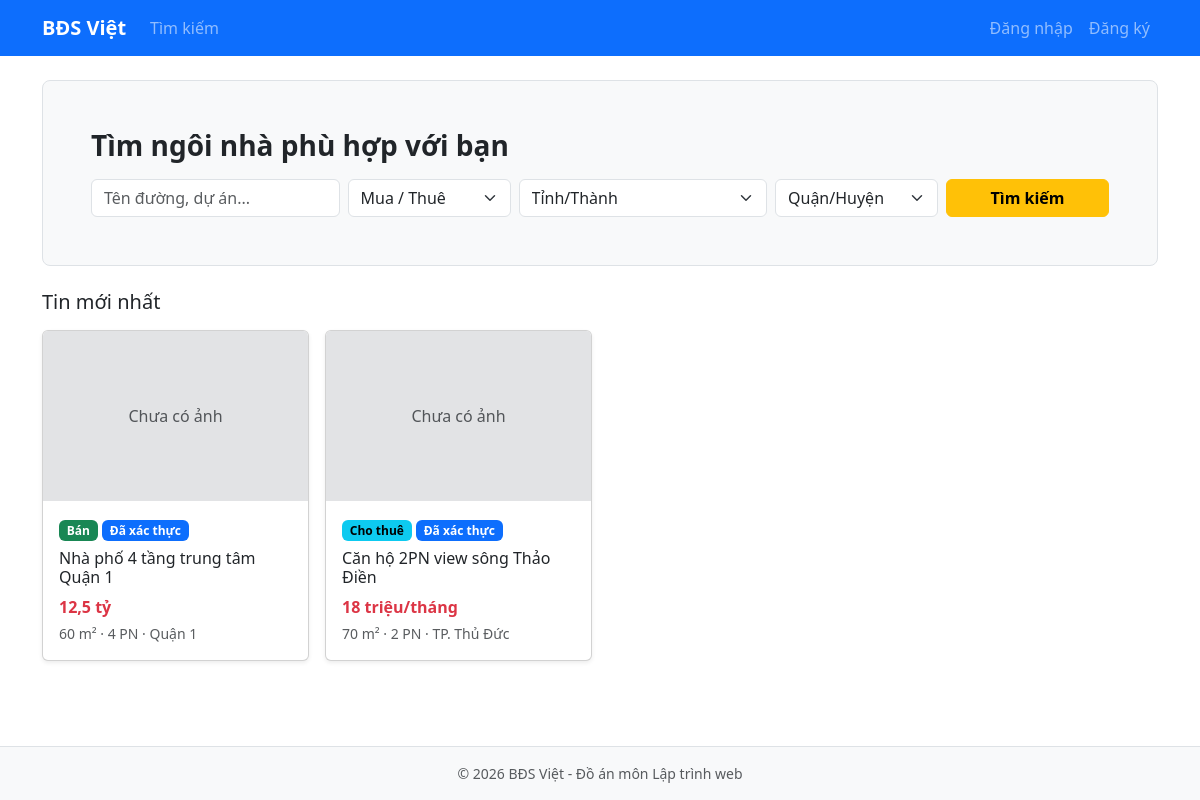
The page / on the database its author committed.
### tables this page shows
CREATE TABLE properties (
  id             INT UNSIGNED PRIMARY KEY AUTO_INCREMENT,
  user_id        INT UNSIGNED NOT NULL,                  
  type_id        INT UNSIGNED NOT NULL,
  ward_id        INT UNSIGNED NOT NULL,
  title          VARCHAR(200) NOT NULL,
  description    TEXT,
  listing_type   ENUM('sale','rent') NOT NULL,
  price          DECIMAL(18,2) NOT NULL,
  deposit        DECIMAL(18,2) NULL,                     
  area           FLOAT NOT NULL,                         
  bedrooms       TINYINT UNSIGNED NOT NULL DEFAULT 0,
  bathrooms      TINYINT UNSIGNED NOT NULL DEFAULT 0,
  direction      VARCHAR(30),
  legal_status   VARCHAR(100),                           
  furniture      ENUM('none','basic','full') NULL,       
  pets_allowed   TINYINT(1) NOT NULL DEFAULT 0,
  address_detail VARCHAR(200),
  latitude       DECIMAL(10,7) NULL,
  longitude      DECIMAL(10,7) NULL,
  status         ENUM('pending','approved','rejected','hidden','closed') NOT NULL DEFAULT 'pending',
  reject_reason  VARCHAR(255) NULL,
  is_verified    TINYINT(1) NOT NULL DEFAULT 0,          
  views          INT UNSIGNED NOT NULL DEFAULT 0,
  created_at     DATETIME NOT NULL DEFAULT CURRENT_TIMESTAMP,
  updated_at     DATETIME NOT NULL DEFAULT CURRENT_TIMESTAMP ON UPDATE CURRENT_TIMESTAMP,
  CONSTRAINT fk_prop_user FOREIGN KEY (user_id) REFERENCES users(id),
  CONSTRAINT fk_prop_type FOREIGN KEY (type_id) REFERENCES property_types(id),
  CONSTRAINT fk_prop_ward FOREIGN KEY (ward_id) REFERENCES wards(id),
  INDEX idx_prop_search (status, listing_type, price),
  INDEX idx_prop_created (created_at)
);

CREATE TABLE districts (
  id          INT UNSIGNED PRIMARY KEY AUTO_INCREMENT,
  province_id INT UNSIGNED NOT NULL,
  name        VARCHAR(100) NOT NULL,
  CONSTRAINT fk_districts_province FOREIGN KEY (province_id) REFERENCES provinces(id) ON DELETE CASCADE
);

### app/core/Controller.php (called while the page is built, shortened)
<?php
abstract class Controller
{
    protected function view(string $view, array $data = [], string $layout = 'layouts/main'): void
    {
        extract($data);
        require APP . "/views/$view.php";
        $content = ob_get_clean();
        require APP . "/views/$layout.php";
    }
}

### app/controllers/HomeController.php (called while the page is built)
<?php
class HomeController extends Controller
{
    public function index(): void
    {
        $this->view('home/index', [
            'title'      => 'Trang chủ',
            'properties' => (new Property())->latest(8),
            'provinces'  => (new Location())->provinces(),
        ]);
    }
}

### app/core/App.php (called while the page is built, shortened)
<?php
class App
{
    public function run(): void
    {
        $segments = array_values(array_filter(explode('/', trim($_GET['url'] ?? '', '/')), 'strlen'));
        $action = $segments[1] ?? 'index';
        $params = array_slice($segments, 2);
        $controller = new $class();
        $method = str_replace(' ', '', lcfirst(ucwords(str_replace('-', ' ', $action))));
        try {
            $controller->$method(...$params);
        } catch (ArgumentCountError $e) {
            $this->notFound();
        }
    }
}

### public/index.php (called while the page is built, shortened)
<?php
spl_autoload_register(function (string $class): void {
    foreach (['core', 'models', 'controllers', 'controllers/admin', 'helpers'] as $dir) {
        $file = APP . "/$dir/$class.php";
        if (is_file($file)) { require $file; return; }
    }
});
require APP . '/helpers/functions.php';
(new App())->run();

### app/helpers/functions.php (called while the page is built, shortened)
<?php
function config(string $key, $default = null)
{
    $value = $GLOBALS['config'];
    foreach (explode('.', $key) as $part) {
        $value = $value[$part];
    }
    return $value;
}
function base_url(string $path = ''): string
{
    $base = config('base_url');
    if ($base === '' || $base === null) {
        $base = rtrim(str_replace('\\', '/', dirname($_SERVER['SCRIPT_NAME'])), '/');
    }
    return $base . '/' . ltrim($path, '/');
}
function e($value): string { return htmlspecialchars((string)$value, ENT_QUOTES, 'UTF-8'); }
function format_price($price): string
{
    $p = (float)$price;
    if ($p >= 1e9) return rtrim(rtrim(number_format($p / 1e9, 2, ',', '.'), '0'), ',') . ' tỷ';
    if ($p >= 1e6) return rtrim(rtrim(number_format($p / 1e6, 1, ',', '.'), '0'), ',') . ' triệu';
    return number_format($p, 0, ',', '.') . ' đ';
}

### app/core/Model.php (called while the page is built, shortened)
<?php
abstract class Model
{
    protected PDO $db;
    public function __construct() { $this->db = Database::connection(); }
    protected function call(string $procedure, array $args = []): array
    {
        $marks = implode(',', array_fill(0, count($args), '?'));
        $stmt = $this->db->prepare("CALL $procedure($marks)");
        $stmt->execute(array_values($args));
        $rows = $stmt->fetchAll();
        return $rows;
    }
}

### app/core/Database.php (called while the page is built)
<?php
class Database
{
    private static ?PDO $pdo = null;
    public static function connection(): PDO
    {
        if (self::$pdo === null) {
            $c = config('db');
            $dsn = "mysql:host={$c['host']};port={$c['port']};dbname={$c['name']};charset={$c['charset']}";
            self::$pdo = new PDO($dsn, $c['user'], $c['pass'], [
                PDO::ATTR_ERRMODE            => PDO::ERRMODE_EXCEPTION,
                PDO::ATTR_DEFAULT_FETCH_MODE => PDO::FETCH_ASSOC,
                PDO::ATTR_EMULATE_PREPARES   => false,
            ]);
        }
        return self::$pdo;
    }
}

### app/models/Property.php (called while the page is built, shortened)
<?php
class Property extends Model
{
    public function latest(int $limit = 8): array
    {
        if (config('use_routines')) return $this->call('sp_latest_properties', [$limit]);
        return $this->query(self::LIST_SQL . ' ORDER BY p.created_at DESC, p.id DESC LIMIT ' . (int)$limit)->fetchAll();
    }
}

### app/core/Auth.php (called while the page is built, shortened)
<?php
class Auth
{
    public static function user(): ?array { return $_SESSION['user'] ?? null; }
}

### app/views/partials/property_card.php (the view, shortened to what this page needs)
<div class="col-sm-6 col-lg-3">
  <div class="card h-100 shadow-sm property-card">
    <?php if (!empty($p['cover_url'])): ?>
      <img src="<?= e(base_url($p['cover_url'])) ?>" class="card-img-top" alt="<?= e($p['title']) ?>">
    <?php else: ?>
      <div class="card-img-top bg-secondary-subtle d-flex align-items-center justify-content-center text-muted">Chưa có ảnh</div>
    <?php endif; ?>
    <div class="card-body">
      <span class="badge <?= $p['listing_type'] === 'rent' ? 'text-bg-info' : 'text-bg-success' ?>"><?= $p['listing_type'] === 'rent' ? 'Cho thuê' : 'Bán' ?></span>
      <?php if ($p['is_verified']): ?><span class="badge text-bg-primary">Đã xác thực</span><?php endif; ?>
      <h6 class="card-title mt-2"><a class="text-decoration-none text-dark" href="<?= e(base_url('property/detail/' . $p['id'])) ?>"><?= e($p['title']) ?></a></h6>
      <p class="text-danger fw-bold mb-1"><?= e(format_price($p['price'])) ?><?= $p['listing_type'] === 'rent' ? '/tháng' : '' ?></p>
      <p class="small text-muted mb-0"><?= e($p['area']) ?> m² · <?= (int)$p['bedrooms'] ?> PN · <?= e($p['district_name']) ?></p>
    </div>
  </div>
</div>

### app/views/home/index.php
<section class="p-4 p-md-5 mb-4 bg-light rounded-3 border">
  <h1 class="h3 fw-bold mb-3">Tìm ngôi nhà phù hợp với bạn</h1>
  <?php require APP . '/views/partials/search_form.php'; ?>
</section>
<h2 class="h5 mb-3">Tin mới nhất</h2>
<?php if (!$properties): ?>
  <p class="text-muted">Chưa có tin đăng nào được duyệt.</p>
<?php else: ?>
  <div class="row g-3">
    <?php foreach ($properties as $p) require APP . '/views/partials/property_card.php'; ?>
  </div>
<?php endif; ?>

### app/views/partials/search_form.php (shortened to what this page needs)
<?php  $filters = $filters ?? []; ?>
<form class="row g-2" method="get" action="<?= e(base_url('property/search')) ?>">
  <div class="col-md-3"><input type="text" name="keyword" class="form-control" placeholder="Tên đường, dự án..." value="<?= e($filters['keyword'] ?? '') ?>"></div>
  <div class="col-md-2">
    <select name="listing_type" class="form-select">
      <option value="">Mua / Thuê</option>
    </select>
  </div>
  <div class="col-md-3">
    <select id="province" class="form-select" data-target="#district">
      <option value="">Tỉnh/Thành</option>
    </select>
  </div>
  <div class="col-md-2"><select id="district" name="district_id" class="form-select"><option value="">Quận/Huyện</option></select></div>
  <div class="col-md-2 d-grid"><button class="btn btn-warning fw-semibold">Tìm kiếm</button></div>
</form>

### app/views/layouts/main.php (shortened to what this page needs)
<?php  $user = Auth::user(); ?>
<!DOCTYPE html>
<html lang="vi">
<head>
  <link href="https://cdn.jsdelivr.net/npm/bootstrap@5.3.3/dist/css/bootstrap.min.css" rel="stylesheet">
  <link href="<?= e(base_url('assets/css/style.css')) ?>" rel="stylesheet">
</head>
<body class="d-flex flex-column min-vh-100">
<nav class="navbar navbar-expand-lg navbar-dark bg-primary">
  <div class="container">
    <a class="navbar-brand fw-bold" href="<?= e(base_url()) ?>"><?= e(config('app_name')) ?></a>
    <div class="collapse navbar-collapse" id="nav">
      <ul class="navbar-nav me-auto">
        <li class="nav-item"><a class="nav-link" href="<?= e(base_url('property/search')) ?>">Tìm kiếm</a></li>
      </ul>
      <ul class="navbar-nav">
        <?php if ($user): ?>
          <li class="nav-item"><span class="navbar-text me-3">Xin chào, <?= e($user['full_name']) ?></span></li>
          <li class="nav-item"><a class="nav-link" href="<?= e(base_url('auth/logout')) ?>">Đăng xuất</a></li>
        <?php else: ?>
          <li class="nav-item"><a class="nav-link" href="<?= e(base_url('auth/login')) ?>">Đăng nhập</a></li>
          <li class="nav-item"><a class="nav-link" href="<?= e(base_url('auth/register')) ?>">Đăng ký</a></li>
        <?php endif; ?>
      </ul>
    </div>
  </div>
</nav>
<main class="container my-4 flex-grow-1">
  <?= $content ?>
</main>
<footer class="bg-light border-top py-3 text-center text-muted small">&copy; <?= date('Y') ?> <?= e(config('app_name')) ?> - Đồ án môn Lập trình web</footer>
</body>
</html>

### public/assets/css/style.css (style rules this page uses)
.property-card .card-img-top { height: 170px; object-fit: cover; }
.property-card .card-img-top.bg-secondary-subtle { height: 170px; }

### rows shown on the page
properties: listing_type "Bán", is_verified "Đã xác thực", title "Nhà phố 4 tầng trung tâm Quận 1", price "12,5 tỷ", area "60", bedrooms "4", districts.name "Quận 1"
properties: listing_type "Cho thuê", is_verified "Đã xác thực", title "Căn hộ 2PN view sông Thảo Điền", price "18 triệu", area "70", bedrooms "2", districts.name "TP. Thủ Đức"

### other values the page prints
config('app_name') "BĐS Việt"
